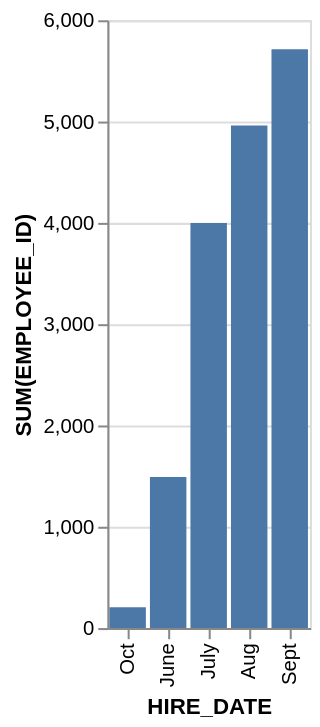

Here is the Vega-Lite specification saved for this chart:
### Vega-Lite specification from a JSON file in a GitHub repository (floating-point values rounded to 4 significant figures)
{"data": {"values": [{"x_data": "Oct", "y_data": 206}, {"x_data": "June", "y_data": 1491}, {"x_data": "July", "y_data": 3999}, {"x_data": "Aug", "y_data": 4960}, {"x_data": "Sept", "y_data": 5715}]}, "mark": "bar", "encoding": {"x": {"field": "x_data", "type": "nominal", "title": "HIRE_DATE", "sort": {"op": "sum", "field": "y_data", "order": "ascending"}}, "y": {"field": "y_data", "type": "quantitative", "title": "SUM(EMPLOYEE_ID)"}}}
